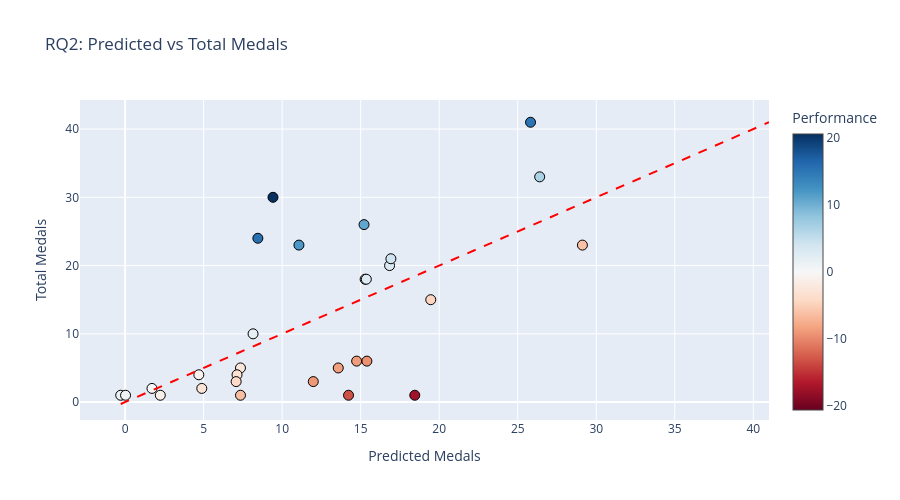

Notebook cell for this chart:
### Markdown cell above
## RQ2: Which countries perform significantly above or below their predicted medal count?

### Code cell
# Predictions
predictions = model.predict(X)

df_total_medals['Predictions'] = predictions
df_total_medals['abs_diff'] = df_total_medals['Total'] - df_total_medals['Predictions']
df_total_medals['rel_diff'] = (df_total_medals['Total'] - df_total_medals['Predictions']) / df_total_medals['Predictions']
#display(df_total_medals)


fig0 = go.Figure()

fig0.add_trace(
    go.Scatter(
        x=df_total_medals["Predictions"],
        y=df_total_medals["Total"],
        mode="markers",
        text=df_total_medals["Country"],
        
        marker=dict(
            size=10,
            color=df_total_medals["abs_diff"],   
            colorscale="RdBu",                      # red ↔ blue
            cmid=0,                                 
            colorbar=dict(title="Performance"),
            line=dict(color="black", width=1)
        ),
        
        hovertemplate=(
            "<b>%{text}</b><br>"
            "Prediction: %{x}<br>"
            "Actual: %{y}<br>"
            "Performance: %{marker.color:.2f}<extra></extra>"
        )
    )
)

# Add x = y line
min_val = min(df_total_medals["Predictions"].min(), df_total_medals["Total"].min())
max_val = max(df_total_medals["Predictions"].max(), df_total_medals["Total"].max())

fig0.add_trace(
    go.Scatter(
        x=[min_val, max_val],
        y=[min_val, max_val],
        mode="lines",
        name="Perfect prediction (x = y)",
        line=dict(dash="dash", color="red")
    )
)

fig0.update_layout(showlegend=False)
fig0.update_xaxes(title_text="Predicted Medals")
fig0.update_yaxes(title_text="Total Medals")
fig0.update_layout(height=500, title_text="RQ2: Predicted vs Total Medals")
fig0.show()

### Figure 1 — Plotly figure (JSON) as saved in the notebook; plotly's stock layout.template omitted (floating-point values rounded to 4 significant figures)
{"data": [{"hovertemplate": "<b>%{text}</b><br>Prediction: %{x}<br>Actual: %{y}<br>Performance: %{marker.color:.2f}<extra></extra>", "marker": {"cmid": 0, "color": [15.18, 6.603, 3.161, 20.58, 10.79, 11.93, 2.717, -6.119, 2.642, 15.55, 4.076, -4.461, 1.854, -9.394, -8.572, -2.345, -3.126, -4.069, 1.282, -1.24, -0.6927, -8.981, -8.742, -2.881, -17.44, -6.346, 0.9737, 0.2905, -13.23], "colorbar": {"title": {"text": "Performance"}}, "colorscale": [[0, "rgb(103,0,31)"], [0.1, "rgb(178,24,43)"], [0.2, "rgb(214,96,77)"], [0.3, "rgb(244,165,130)"], [0.4, "rgb(253,219,199)"], [0.5, "rgb(247,247,247)"], [0.6, "rgb(209,229,240)"], [0.7, "rgb(146,197,222)"], [0.8, "rgb(67,147,195)"], [0.9, "rgb(33,102,172)"], [1, "rgb(5,48,97)"]], "line": {"color": "black", "width": 1}, "size": 10}, "mode": "markers", "text": ["Norway", "United States of America", "Netherlands", "Italy", "Germany", "France", "Sweden", "Switzerland", "Austria", "Japan", "Canada", "People's Republic of China", "Republic of Korea", "Australia", "Great Britain", "Czechia", "Slovenia", "Spain", "Brazil", "Kazakhstan", "Poland", "New Zealand", "Finland", "Latvia", "Denmark", "Estonia", "Georgia", "Bulgaria", "Belgium"], "type": "scatter", "x": [25.82, 26.4, 16.84, 9.415, 15.21, 11.07, 15.28, 29.12, 15.36, 8.452, 16.92, 19.46, 8.146, 15.39, 13.57, 7.345, 7.126, 7.069, -0.2823, 2.24, 4.693, 11.98, 14.74, 4.881, 18.44, 7.346, 0.02627, 1.71, 14.23], "y": [41, 33, 20, 30, 26, 23, 18, 23, 18, 24, 21, 15, 10, 6, 5, 5, 4, 3, 1, 1, 4, 3, 6, 2, 1, 1, 1, 2, 1]}, {"line": {"color": "red", "dash": "dash"}, "mode": "lines", "name": "Perfect prediction (x = y)", "type": "scatter", "x": [-0.2823, 41], "y": [-0.2823, 41]}], "layout": {"height": 500, "showlegend": false, "title": {"text": "RQ2: Predicted vs Total Medals"}, "xaxis": {"title": {"text": "Predicted Medals"}}, "yaxis": {"title": {"text": "Total Medals"}}}}
